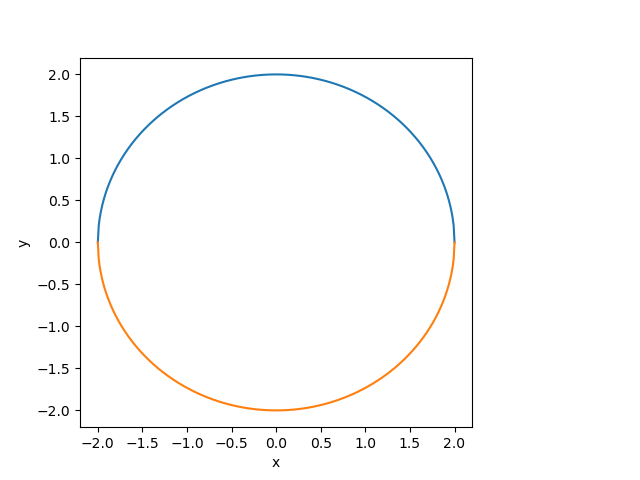

Source code (Python):
import numpy as np
import matplotlib.pyplot as plt
import math

x = []
y1 = []
y2 = []
r = 2
x_ = -r
while x_ <= r:
    x_ = round(x_, 2)
    print(x_)
    x.append(x_)
    y1.append(math.sqrt(r**2 - x_**2))
    y2.append(-math.sqrt(r**2 - x_**2))
    x_ += 0.01

plt.plot(x, y1)
plt.plot(x, y2)
plt.xlabel("x")
plt.ylabel("y")
plt.show()
